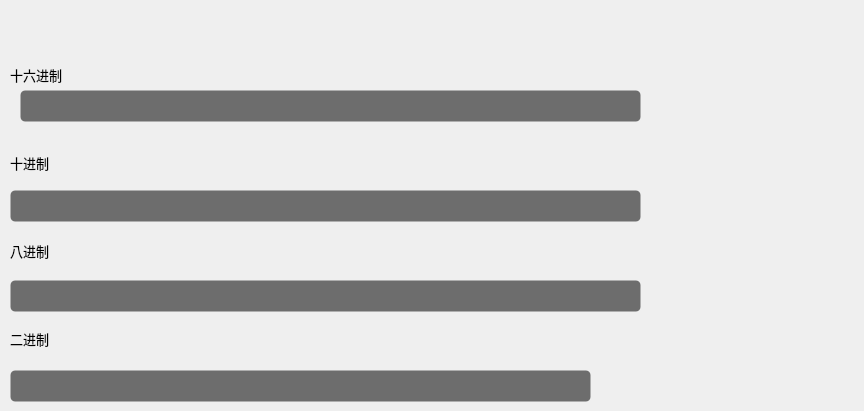
        <widget class="QWidget" name="page">
         <widget class="QLabel" name="label_hex">
          <property name="geometry">
           <rect>
            <x>10</x>
            <y>66</y>
            <width>845</width>
            <height>17</height>
           </rect>
          </property>
          <property name="font">
           <font>
            <family>OPPOSans B</family>
            <pointsize>10</pointsize>
            <stylestrategy>PreferAntialias</stylestrategy>
           </font>
          </property>
          <property name="text">
           <string>十六进制</string>
          </property>
         </widget>
         <widget class="QLineEdit" name="lineEdit_hex">
          <property name="geometry">
           <rect>
            <x>20</x>
            <y>90</y>
            <width>621</width>
            <height>32</height>
           </rect>
          </property>
          <property name="minimumSize">
           <size>
            <width>0</width>
            <height>32</height>
           </size>
          </property>
          <property name="maximumSize">
           <size>
            <width>16777215</width>
            <height>32</height>
           </size>
          </property>
          <property name="font">
           <font>
            <family>OPPOSans B</family>
            <pointsize>10</pointsize>
            <stylestrategy>PreferAntialias</stylestrategy>
           </font>
          </property>
          <property name="styleSheet">
           <string notr="true">background-color: rgb(25, 25, 25, 155);
border: 1px solid rgba(255, 255, 255, 0);
border-radius: 5px;
padding-left:10px;
padding-right:10px;</string>
          </property>
         </widget>
         <widget class="QLineEdit" name="lineEdit_oct">
          <property name="geometry">
           <rect>
            <x>10</x>
            <y>280</y>
            <width>631</width>
            <height>32</height>
           </rect>
          </property>
          <property name="minimumSize">
           <size>
            <width>0</width>
            <height>32</height>
           </size>
          </property>
          <property name="maximumSize">
           <size>
            <width>16777215</width>
            <height>32</height>
           </size>
          </property>
          <property name="font">
           <font>
            <family>OPPOSans B</family>
            <pointsize>10</pointsize>
            <stylestrategy>PreferAntialias</stylestrategy>
           </font>
          </property>
          <property name="styleSheet">
           <string notr="true">background-color: rgb(25, 25, 25, 155);
border: 1px solid rgba(255, 255, 255, 0);
border-radius: 5px;
padding-left:10px;
padding-right:10px;</string>
          </property>
         </widget>
         <widget class="QLineEdit" name="lineEdit_bin">
          <property name="geometry">
           <rect>
            <x>10</x>
            <y>370</y>
            <width>581</width>
            <height>32</height>
           </rect>
          </property>
          <property name="minimumSize">
           <size>
            <width>0</width>
            <height>32</height>
           </size>
          </property>
          <property name="maximumSize">
           <size>
            <width>16777215</width>
            <height>32</height>
           </size>
          </property>
          <property name="font">
           <font>
            <family>OPPOSans B</family>
            <pointsize>10</pointsize>
            <stylestrategy>PreferAntialias</stylestrategy>
           </font>
          </property>
          <property name="styleSheet">
           <string notr="true">background-color: rgb(25, 25, 25, 155);
border: 1px solid rgba(255, 255, 255, 0);
border-radius: 5px;
padding-left:10px;
padding-right:10px;</string>
          </property>
         </widget>
         <widget class="QLabel" name="label_dec">
          <property name="geometry">
           <rect>
            <x>10</x>
            <y>154</y>
            <width>845</width>
            <height>17</height>
           </rect>
          </property>
          <property name="font">
           <font>
            <family>OPPOSans B</family>
            <pointsize>10</pointsize>
            <stylestrategy>PreferAntialias</stylestrategy>
           </font>
          </property>
          <property name="text">
           <string>十进制</string>
          </property>
         </widget>
         <widget class="QLineEdit" name="lineEdit_dec">
          <property name="geometry">
           <rect>
            <x>10</x>
            <y>190</y>
            <width>631</width>
            <height>32</height>
           </rect>
          </property>
          <property name="minimumSize">
           <size>
            <width>0</width>
            <height>32</height>
           </size>
          </property>
          <property name="maximumSize">
           <size>
            <width>16777215</width>
            <height>32</height>
           </size>
          </property>
          <property name="font">
           <font>
            <family>OPPOSans B</family>
            <pointsize>10</pointsize>
            <stylestrategy>PreferAntialias</stylestrategy>
           </font>
          </property>
          <property name="styleSheet">
           <string notr="true">background-color: rgb(25, 25, 25, 155);
border: 1px solid rgba(255, 255, 255, 0);
border-radius: 5px;
padding-left:10px;
padding-right:10px;</string>
          </property>
         </widget>
         <widget class="QLabel" name="label_oct">
          <property name="geometry">
           <rect>
            <x>10</x>
            <y>242</y>
            <width>845</width>
            <height>17</height>
           </rect>
          </property>
          <property name="font">
           <font>
            <family>OPPOSans B</family>
            <pointsize>10</pointsize>
            <stylestrategy>PreferAntialias</stylestrategy>
           </font>
          </property>
          <property name="text">
           <string>八进制</string>
          </property>
         </widget>
         <widget class="QLabel" name="label_bin">
          <property name="geometry">
           <rect>
            <x>10</x>
            <y>330</y>
            <width>845</width>
            <height>17</height>
           </rect>
          </property>
          <property name="font">
           <font>
            <family>OPPOSans B</family>
            <pointsize>10</pointsize>
            <stylestrategy>PreferAntialias</stylestrategy>
           </font>
          </property>
          <property name="text">
           <string>二进制</string>
          </property>
         </widget>
        </widget>
